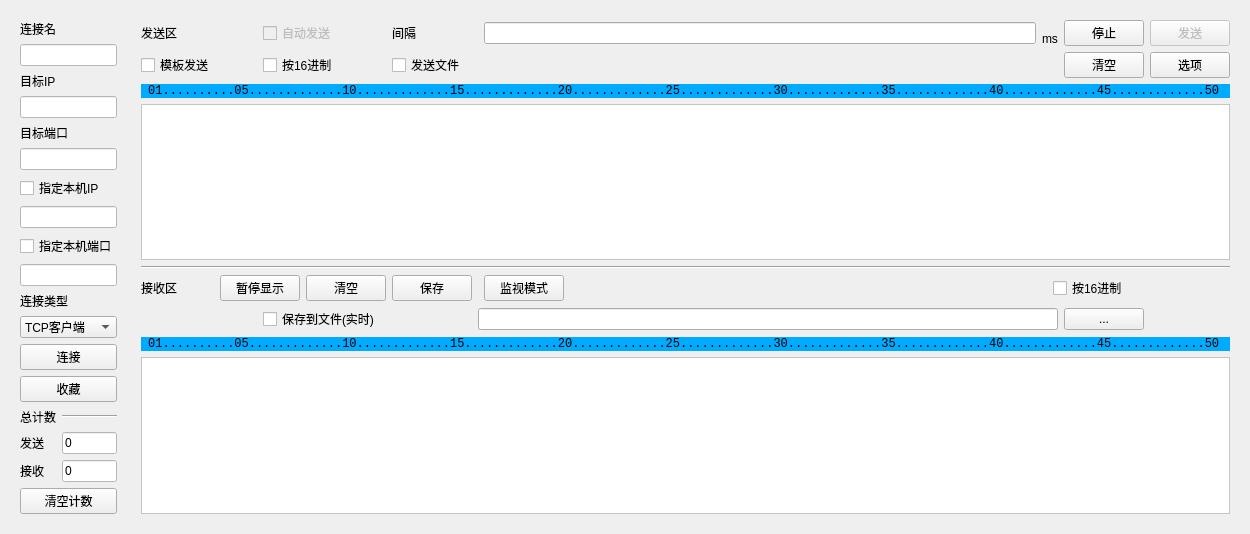
<?xml version="1.0" encoding="UTF-8"?>
<ui version="4.0">
 <class>Tab</class>
 <widget class="QWidget" name="Tab">
  <property name="geometry">
   <rect>
    <x>0</x>
    <y>0</y>
    <width>948</width>
    <height>473</height>
   </rect>
  </property>
  <property name="windowTitle">
   <string>Form</string>
  </property>
  <layout class="QGridLayout" name="gridLayout">
   <item row="0" column="0">
    <layout class="QGridLayout" name="gridLayout_4" columnstretch="1,0">
     <item row="0" column="1">
      <widget class="QWidget" name="widget_4" native="true">
       <layout class="QGridLayout" name="gridLayout_6">
        <item row="0" column="2" rowspan="2" colspan="2">
         <widget class="QCheckBox" name="checkBox_3">
          <property name="enabled">
           <bool>false</bool>
          </property>
          <property name="text">
           <string>自动发送</string>
          </property>
         </widget>
        </item>
        <item row="8" column="2" colspan="3">
         <widget class="QCheckBox" name="checkBox_7">
          <property name="sizePolicy">
           <sizepolicy hsizetype="Expanding" vsizetype="Fixed">
            <horstretch>0</horstretch>
            <verstretch>0</verstretch>
           </sizepolicy>
          </property>
          <property name="text">
           <string>保存到文件(实时)</string>
          </property>
         </widget>
        </item>
        <item row="0" column="6" rowspan="2">
         <widget class="QLineEdit" name="lineEdit_8"/>
        </item>
        <item row="0" column="4" rowspan="2">
         <widget class="QLabel" name="label_11">
          <property name="text">
           <string>间隔</string>
          </property>
         </widget>
        </item>
        <item row="7" column="4">
         <widget class="QPushButton" name="pushButton_11">
          <property name="text">
           <string>保存</string>
          </property>
         </widget>
        </item>
        <item row="8" column="5" colspan="4">
         <widget class="QLineEdit" name="lineEdit_9"/>
        </item>
        <item row="7" column="1" colspan="2">
         <widget class="QPushButton" name="pushButton_10">
          <property name="text">
           <string>暂停显示</string>
          </property>
         </widget>
        </item>
        <item row="2" column="2" colspan="2">
         <widget class="QCheckBox" name="checkBox_4">
          <property name="font">
           <font>
            <family>Microsoft YaHei UI</family>
           </font>
          </property>
          <property name="text">
           <string>按16进制</string>
          </property>
         </widget>
        </item>
        <item row="10" column="0" colspan="11">
         <widget class="QTextEdit" name="textEdit_3">
          <property name="font">
           <font>
            <family>Consolas</family>
           </font>
          </property>
          <property name="styleSheet">
           <string notr="true">background-color: rgb(255, 255, 255);</string>
          </property>
          <property name="readOnly">
           <bool>true</bool>
          </property>
         </widget>
        </item>
        <item row="9" column="0" colspan="11">
         <widget class="QLabel" name="label_15">
          <property name="font">
           <font>
            <family>Consolas</family>
           </font>
          </property>
          <property name="styleSheet">
           <string notr="true">background-color: rgb(0, 170, 255);</string>
          </property>
          <property name="text">
           <string> 01..........05.............10.............15.............20.............25.............30.............35.............40.............45.............50</string>
          </property>
         </widget>
        </item>
        <item row="0" column="0" rowspan="2" colspan="2">
         <widget class="QLabel" name="label_10">
          <property name="text">
           <string>发送区</string>
          </property>
         </widget>
        </item>
        <item row="2" column="10">
         <widget class="QPushButton" name="pushButton_9">
          <property name="text">
           <string>选项</string>
          </property>
         </widget>
        </item>
        <item row="2" column="4" colspan="4">
         <widget class="QCheckBox" name="checkBox_5">
          <property name="text">
           <string>发送文件</string>
          </property>
         </widget>
        </item>
        <item row="1" column="7" colspan="2">
         <widget class="QLabel" name="label_12">
          <property name="text">
           <string>ms</string>
          </property>
         </widget>
        </item>
        <item row="7" column="3">
         <widget class="QPushButton" name="pushButton_14">
          <property name="text">
           <string>清空</string>
          </property>
         </widget>
        </item>
        <item row="4" column="0" colspan="11">
         <widget class="QLabel" name="label_13">
          <property name="font">
           <font>
            <family>Consolas</family>
           </font>
          </property>
          <property name="styleSheet">
           <string notr="true">background-color: rgb(0, 170, 255);</string>
          </property>
          <property name="text">
           <string> 01..........05.............10.............15.............20.............25.............30.............35.............40.............45.............50</string>
          </property>
         </widget>
        </item>
        <item row="6" column="0" colspan="11">
         <widget class="Line" name="line_4">
          <property name="orientation">
           <enum>Qt::Horizontal</enum>
          </property>
         </widget>
        </item>
        <item row="7" column="0">
         <widget class="QLabel" name="label_14">
          <property name="text">
           <string>接收区</string>
          </property>
         </widget>
        </item>
        <item row="8" column="9">
         <widget class="QPushButton" name="pushButton">
          <property name="text">
           <string>...</string>
          </property>
         </widget>
        </item>
        <item row="5" column="0" colspan="11">
         <widget class="QTextEdit" name="textEdit_2">
          <property name="font">
           <font>
            <family>Consolas</family>
           </font>
          </property>
          <property name="styleSheet">
           <string notr="true">background-color: rgb(255, 255, 255);</string>
          </property>
          <property name="html">
           <string>&lt;!DOCTYPE HTML PUBLIC &quot;-//W3C//DTD HTML 4.0//EN&quot; &quot;http://www.w3.org/TR/REC-html40/strict.dtd&quot;&gt;
&lt;html&gt;&lt;head&gt;&lt;meta name=&quot;qrichtext&quot; content=&quot;1&quot; /&gt;&lt;meta charset=&quot;utf-8&quot; /&gt;&lt;style type=&quot;text/css&quot;&gt;
p, li { white-space: pre-wrap; }
hr { height: 1px; border-width: 0; }
li.unchecked::marker { content: &quot;\2610&quot;; }
li.checked::marker { content: &quot;\2612&quot;; }
&lt;/style&gt;&lt;/head&gt;&lt;body style=&quot; font-family:'Consolas'; font-size:9pt; font-weight:400; font-style:normal;&quot;&gt;
&lt;p style=&quot;-qt-paragraph-type:empty; margin-top:0px; margin-bottom:0px; margin-left:0px; margin-right:0px; -qt-block-indent:0; text-indent:0px; font-family:'Microsoft YaHei UI';&quot;&gt;&lt;br /&gt;&lt;/p&gt;&lt;/body&gt;&lt;/html&gt;</string>
          </property>
         </widget>
        </item>
        <item row="7" column="8" colspan="3">
         <widget class="QCheckBox" name="checkBox_6">
          <property name="sizePolicy">
           <sizepolicy hsizetype="Fixed" vsizetype="Fixed">
            <horstretch>0</horstretch>
            <verstretch>0</verstretch>
           </sizepolicy>
          </property>
          <property name="text">
           <string>按16进制</string>
          </property>
         </widget>
        </item>
        <item row="0" column="9" rowspan="2">
         <widget class="QPushButton" name="pushButton_6">
          <property name="text">
           <string>停止</string>
          </property>
         </widget>
        </item>
        <item row="2" column="9">
         <widget class="QPushButton" name="pushButton_8">
          <property name="text">
           <string>清空</string>
          </property>
         </widget>
        </item>
        <item row="7" column="6">
         <widget class="QPushButton" name="pushButton_13">
          <property name="sizePolicy">
           <sizepolicy hsizetype="Fixed" vsizetype="Fixed">
            <horstretch>0</horstretch>
            <verstretch>0</verstretch>
           </sizepolicy>
          </property>
          <property name="text">
           <string>监视模式</string>
          </property>
         </widget>
        </item>
        <item row="0" column="10" rowspan="2">
         <widget class="QPushButton" name="pushButton_7">
          <property name="enabled">
           <bool>false</bool>
          </property>
          <property name="text">
           <string>发送</string>
          </property>
         </widget>
        </item>
        <item row="2" column="0">
         <widget class="QCheckBox" name="checkBox_8">
          <property name="text">
           <string>模板发送</string>
          </property>
         </widget>
        </item>
       </layout>
      </widget>
     </item>
     <item row="0" column="0">
      <widget class="QWidget" name="widget_3" native="true">
       <layout class="QGridLayout" name="gridLayout_5">
        <item row="0" column="0">
         <widget class="QLabel" name="label_3">
          <property name="text">
           <string>连接名</string>
          </property>
         </widget>
        </item>
        <item row="1" column="0" colspan="2">
         <widget class="QLineEdit" name="lineEdit">
          <property name="styleSheet">
           <string notr="true">background-color: rgb(255, 255, 255);</string>
          </property>
         </widget>
        </item>
        <item row="2" column="0">
         <widget class="QLabel" name="label_4">
          <property name="text">
           <string>目标IP</string>
          </property>
         </widget>
        </item>
        <item row="3" column="0" colspan="2">
         <widget class="QLineEdit" name="lineEdit_2">
          <property name="styleSheet">
           <string notr="true">background-color: rgb(255, 255, 255);</string>
          </property>
         </widget>
        </item>
        <item row="4" column="0" colspan="2">
         <widget class="QLabel" name="label_5">
          <property name="text">
           <string>目标端口</string>
          </property>
         </widget>
        </item>
        <item row="5" column="0" colspan="2">
         <widget class="QLineEdit" name="lineEdit_3">
          <property name="styleSheet">
           <string notr="true">background-color: rgb(255, 255, 255);</string>
          </property>
         </widget>
        </item>
        <item row="6" column="0" colspan="2">
         <widget class="QCheckBox" name="checkBox">
          <property name="enabled">
           <bool>true</bool>
          </property>
          <property name="text">
           <string>指定本机IP</string>
          </property>
         </widget>
        </item>
        <item row="7" column="0" colspan="2">
         <widget class="QLineEdit" name="lineEdit_6">
          <property name="enabled">
           <bool>true</bool>
          </property>
          <property name="styleSheet">
           <string notr="true">background-color: rgb(255, 255, 255);</string>
          </property>
         </widget>
        </item>
        <item row="8" column="0" colspan="2">
         <widget class="QCheckBox" name="checkBox_2">
          <property name="text">
           <string>指定本机端口</string>
          </property>
         </widget>
        </item>
        <item row="9" column="0" colspan="2">
         <widget class="QLineEdit" name="lineEdit_5">
          <property name="enabled">
           <bool>true</bool>
          </property>
          <property name="styleSheet">
           <string notr="true">background-color: rgb(255, 255, 255);</string>
          </property>
         </widget>
        </item>
        <item row="10" column="0" colspan="2">
         <widget class="QLabel" name="label_6">
          <property name="text">
           <string>连接类型</string>
          </property>
         </widget>
        </item>
        <item row="11" column="0" colspan="2">
         <widget class="QComboBox" name="comboBox_2">
          <item>
           <property name="text">
            <string>TCP客户端</string>
           </property>
          </item>
          <item>
           <property name="text">
            <string>UDP广播</string>
           </property>
          </item>
          <item>
           <property name="text">
            <string>UDP单播</string>
           </property>
          </item>
          <item>
           <property name="text">
            <string>UDP组播</string>
           </property>
          </item>
         </widget>
        </item>
        <item row="12" column="0" colspan="2">
         <widget class="QPushButton" name="pushButton_3">
          <property name="text">
           <string>连接</string>
          </property>
          <property name="icon">
           <iconset resource="Resources.qrc">
            <normaloff>:/new/prefix1/icon/relate.png</normaloff>:/new/prefix1/icon/relate.png</iconset>
          </property>
         </widget>
        </item>
        <item row="13" column="0" colspan="2">
         <widget class="QPushButton" name="pushButton_5">
          <property name="text">
           <string>收藏</string>
          </property>
          <property name="icon">
           <iconset resource="Resources.qrc">
            <normaloff>:/new/prefix1/icon/save.png</normaloff>:/new/prefix1/icon/save.png</iconset>
          </property>
         </widget>
        </item>
        <item row="14" column="0">
         <widget class="QLabel" name="label_7">
          <property name="text">
           <string>总计数</string>
          </property>
         </widget>
        </item>
        <item row="14" column="1">
         <widget class="Line" name="line_3">
          <property name="orientation">
           <enum>Qt::Horizontal</enum>
          </property>
         </widget>
        </item>
        <item row="15" column="0">
         <widget class="QLabel" name="label_8">
          <property name="text">
           <string>发送</string>
          </property>
         </widget>
        </item>
        <item row="15" column="1">
         <widget class="QLineEdit" name="lineEdit_4">
          <property name="styleSheet">
           <string notr="true">background-color: rgb(255, 255, 255);</string>
          </property>
          <property name="text">
           <string>0</string>
          </property>
         </widget>
        </item>
        <item row="16" column="0">
         <widget class="QLabel" name="label_9">
          <property name="text">
           <string>接收</string>
          </property>
         </widget>
        </item>
        <item row="16" column="1">
         <widget class="QLineEdit" name="lineEdit_7">
          <property name="styleSheet">
           <string notr="true">background-color: rgb(255, 255, 255);</string>
          </property>
          <property name="text">
           <string>0</string>
          </property>
         </widget>
        </item>
        <item row="17" column="0" colspan="2">
         <widget class="QPushButton" name="pushButton_4">
          <property name="text">
           <string>清空计数</string>
          </property>
         </widget>
        </item>
       </layout>
      </widget>
     </item>
    </layout>
   </item>
  </layout>
 </widget>
 <resources>
  <include location="Resources.qrc"/>
 </resources>
 <connections/>
</ui>
